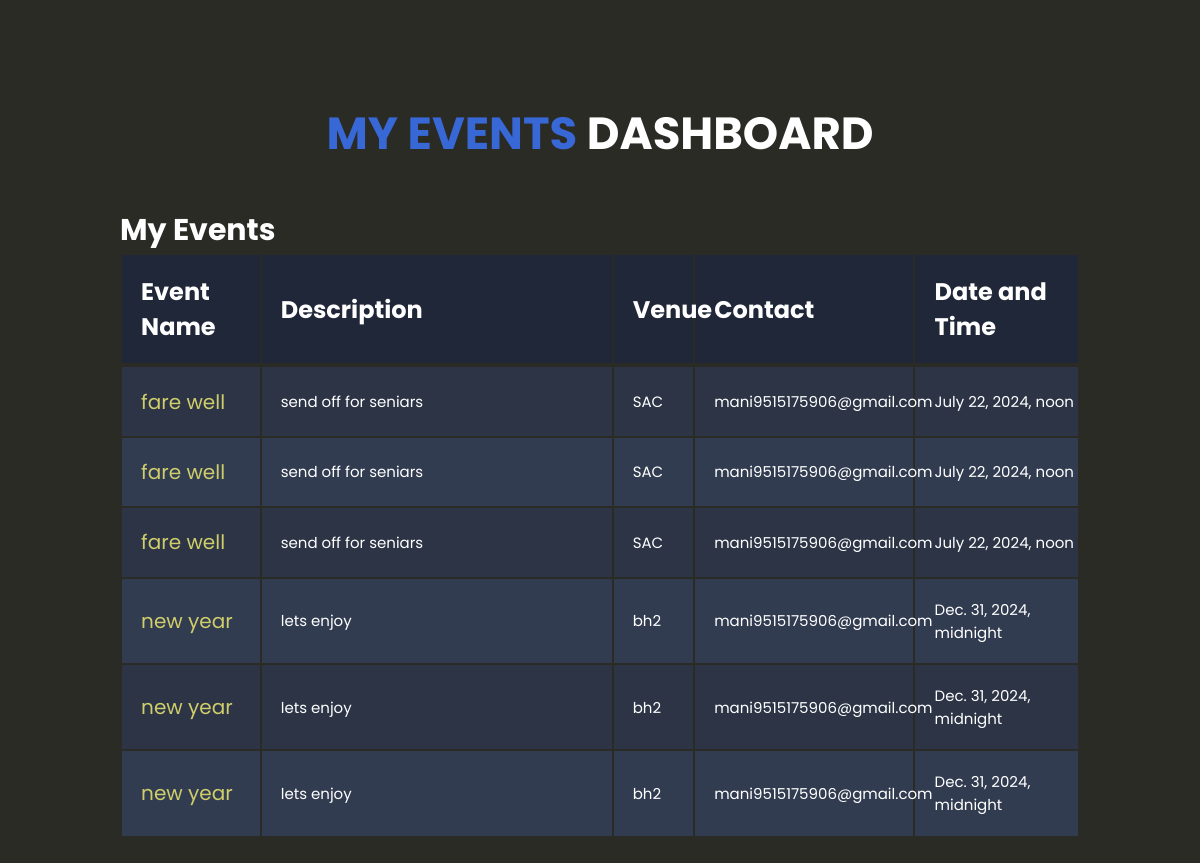
The page /myevents/ (signed in) on the database its author committed.
### authentication/models.py (models this page shows, shortened)
class Event(models.Model):
    name = models.CharField(max_length=200)
    description = models.TextField()
    start_time = models.DateTimeField()
    end_time = models.DateTimeField()
    venue = models.CharField(max_length=200)
    organizer = models.ForeignKey(Profile, on_delete=models.CASCADE, related_name='organized_events')
    created_at = models.DateTimeField(auto_now_add=True)
    updated_at = models.DateTimeField(auto_now=True)
    approved = models.BooleanField(default=False)

class Profile(models.Model):
    user = models.OneToOneField(User, on_delete=models.CASCADE)
    role = models.CharField(max_length=50, choices=[('student', 'Student'), ('faculty', 'Faculty'), ('organizer','Oraganizer')], default='student')
    gender = models.CharField(max_length=50, choices=[('male', 'Male'), ('female', 'Female'), ('not_say', 'Prefer not to say')], blank=True, null=True)

### authentication/views.py (the view)
# urls.py: path('myevents/',myevents,name='myevents'),
def myevents(request):
	try:
		user = request.user
		registrations = Registration.objects.filter(user=Profile.objects.get(user=user))
		events = [registration.event for registration in registrations]
		return render(request, 'authentication/myevents.html', {'events': events})
	except:
		return redirect('/login/')

### authentication/templates/authentication/myevents.html (shortened to what this page needs)
{% load static %}
<!DOCTYPE html>
<html lang="en">
<head>
    <link rel="stylesheet" href={% static "admin.css" %}>
    <link rel="stylesheet" href={% static "styles.css" %}>
</head>
<body>
     <section class="home" id="home">
        <div class="content">
          <h3>
            <span> My Events </span>
            Dashboard
          </h3>
        </div>
      </section>
<div class="container">
<div class="table-wrapper">
<div class="table-title">
<div class="row">
<div class="col-sm-8"><h2 style="font-size: 30px;color: #fff;">My <b>Events</b></h2></div>
</div>
</div>
<table class="table table-bordered">
<thead>
<tr>
<th style="font-size: x-large;color: #fff;" class="name">Event Name</th>
<th style="font-size: x-large;color: #fff;width:350px;" class="desc">Description</th>
<th style="font-size: x-large;color: #fff;" class="venue">Venue</th>
<th style="font-size: x-large;color: #fff;" class="contact">Contact</th>
<th style="font-size: x-large;color: #fff;" class="action">Date and Time</th>
</tr>
</thead>
<tbody>
<tr>
{% for event in events %}
<tr>
  <td style="font-size: 20px;" class="name">{{ event.name }}</td>
  <td style="font-size: 15px;" class="desc">{{ event.description }}</td>
  <td style="font-size: 15px;" class="venue">{{ event.venue }}</td>
  <td style="font-size: 15px;" class="contact">{{ event.organizer.user.email }}</td>
  <td style="font-size: 15px;" class="action">{{ event.start_time }}</td>
</tr>
{% endfor %}
</tbody>
</table>
</div>
</div>
</body>
</html>

### authentication/static/admin.css (style rules this page uses)
.container td { font-weight: normal; font-size: 1.7em; color: #fff; }
.container { text-align: left; overflow: hidden; width: 80%; margin: 0 auto; display: table; padding: 0 0 8em 0; }
.container td, .container th { padding-bottom: 2%; padding-top: 2%; padding-left:2%; }
.container tr:nth-child(odd) { background-color: #323C50; }
.container tr:nth-child(even) { background-color: #2C3446; }
.container th { background-color: #1F2739; }
.container td:first-child { color: #cfce6b; }

### authentication/static/styles.css (style rules this page uses)
:root { --theme-color: #3867d6; }
* { font-family: "Poppins", sans-serif; margin: 0; padding: 0; box-sizing: border-box; outline: none; border: none; text-decoration: none; transition: 0.2s linear; }
html { font-size: 62.5%; overflow-x: hidden; scroll-padding-top: 7rem; scroll-behavior: smooth; }
body { background: #2b2b26; }
section { padding: 2rem 9%; }
.home .content { text-align: center; padding-top: 6rem; margin: 2rem auto; max-width: 70rem; }
.home .content h3 { color: #fff; font-size: 4.5rem; text-transform: uppercase; }
.home .content h3 span { color: var(--theme-color); text-transform: uppercase; }

### rows shown on the page
Event: name "fare well", description "send off for seniars", venue "SAC", organizer.user.email "mani9515175906@gmail.com", start_time "July 22, 2024, noon"
Event: name "new year", description "lets enjoy", venue "bh2", organizer.user.email "mani9515175906@gmail.com", start_time "Dec. 31, 2024, midnight"
